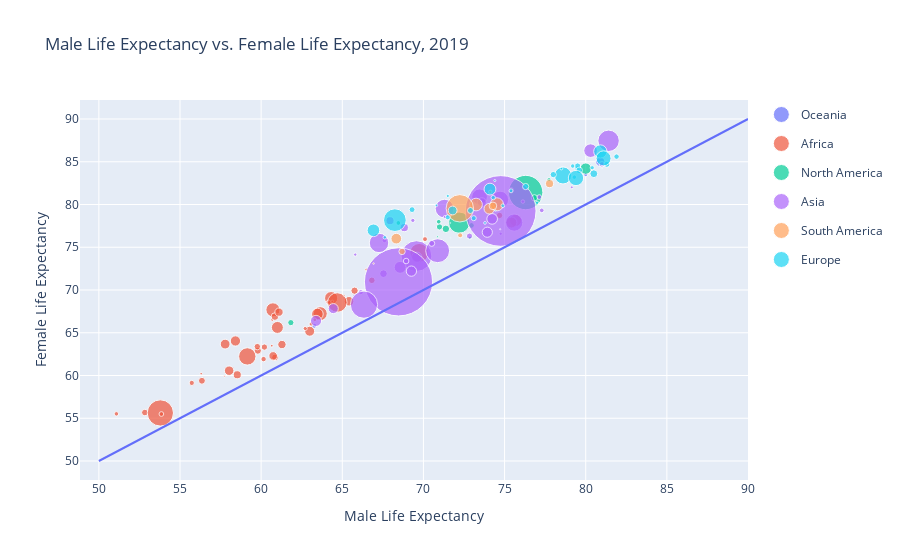

Notebook cell for this chart:
### Code cell
bubble_chart = latest[['name', 'Female Life Expectancy', 'Male Life Expectancy', \
                       'pop_est', 'continent']]
bubble_chart.dropna(inplace = True)

fig1 = px.scatter(bubble_chart, x='Male Life Expectancy', y='Female Life Expectancy',
                size= 'pop_est', color='continent',
                hover_name='name', log_x=True, size_max=50)
df = pd.DataFrame(dict(
    x = [50, 55, 60, 65, 70, 75, 80, 90],
    y = [50, 55, 60, 65, 70, 75, 80, 90]
))
fig2 = px.line(df, x='x', y='y')

layout = go.Layout(
    title="Male Life Expectancy vs. Female Life Expectancy, 2019",
    xaxis=dict(
        title="Male Life Expectancy"
    ),
    yaxis=dict(
        title="Female Life Expectancy"
    ) ) 

fig3 = go.Figure(data=fig1.data + fig2.data, layout=layout)

fig3.show()

### Figure 1 — Plotly figure (JSON) as saved in the notebook; plotly's stock layout.template omitted (floating-point values rounded to 4 significant figures)
{"data": [{"hovertemplate": "<b>%{hovertext}</b><br><br>continent=Oceania<br>Male Life Expectancy=%{x}<br>Female Life Expectancy=%{y}<br>pop_est=%{marker.size}<extra></extra>", "hovertext": ["Fiji", "Papua New Guinea", "New Zealand", "Australia"], "legendgroup": "Oceania", "marker": {"color": "#636efa", "size": [920938, 6909701, 4510327, 23232413], "sizemode": "area", "sizeref": 551700.0, "symbol": "circle"}, "mode": "markers", "name": "Oceania", "orientation": "v", "showlegend": true, "type": "scatter", "x": [65.7, 63.27, 80, 80.9], "xaxis": "x", "y": [69.33, 65.82, 83.5, 85], "yaxis": "y"}, {"hovertemplate": "<b>%{hovertext}</b><br><br>continent=Africa<br>Male Life Expectancy=%{x}<br>Female Life Expectancy=%{y}<br>pop_est=%{marker.size}<extra></extra>", "hovertext": ["Tanzania", "Dem. Rep. Congo", "Somalia", "Kenya", "Sudan", "Chad", "South Africa", "Zimbabwe", "Botswana", "Namibia", "Senegal", "Mali", "Mauritania", "Benin", "Niger", "Nigeria", "Cameroon", "Togo", "Ghana", "Guinea", "Guinea-Bissau", "Liberia", "Sierra Leone", "Burkina Faso", "Central African Rep.", "Congo", "Gabon", "Eq. Guinea", "Zambia", "Malawi", "Mozambique", "Angola", "Burundi", "Madagascar", "Gambia", "Tunisia", "Algeria", "Eritrea", "Morocco", "Egypt", "Libya", "Ethiopia", "Djibouti", "Uganda", "Rwanda", "S. Sudan"], "legendgroup": "Africa", "marker": {"color": "#EF553B", "size": [53950935, 83301151, 7531386, 47615739, 37345935, 12075985, 54841552, 13805084, 2214858, 2484780, 14668522, 17885245, 3758571, 11038805, 19245344, 190632261, 24994885, 7965055, 27499924, 12413867, 1792338, 4689021, 6163195, 20107509, 5625118, 4954674, 1772255, 778358, 15972000, 19196246, 26573706, 29310273, 11466756, 25054161, 2051363, 11403800, 40969443, 5918919, 33986655, 97041072, 6653210, 105350020, 865267, 39570125, 11901484, 13026129], "sizemode": "area", "sizeref": 551700.0, "symbol": "circle"}, "mode": "markers", "name": "Africa", "orientation": "v", "showlegend": true, "type": "scatter", "x": [63.64, 59.15, 55.73, 64.31, 63.47, 52.84, 60.73, 59.8, 66.48, 60.69, 65.76, 58.53, 63.3, 60.2, 61.28, 53.79, 58.03, 60.15, 62.99, 60.85, 56.3, 62.72, 53.85, 60.74, 51.08, 63.08, 64.38, 57.74, 60.85, 61.1, 57.78, 58.42, 59.76, 65.42, 60.66, 74.69, 75.68, 64.15, 75.42, 69.74, 70.1, 64.69, 65.12, 61, 66.82, 56.35], "xaxis": "x", "y": [67.23, 62.23, 59.13, 69.05, 67.19, 55.67, 67.68, 62.9, 72.39, 66.52, 69.92, 60.09, 66.52, 63.32, 63.62, 55.62, 60.56, 61.92, 65.18, 62.12, 60.21, 65.5, 55.49, 62.29, 55.51, 66.02, 68.67, 59.92, 66.89, 67.41, 63.67, 64.04, 63.38, 68.68, 63.48, 78.72, 78.13, 68.56, 77.89, 74.35, 75.95, 68.54, 69.36, 65.62, 71.13, 59.38], "yaxis": "y"}, {"hovertemplate": "<b>%{hovertext}</b><br><br>continent=North America<br>Male Life Expectancy=%{x}<br>Female Life Expectancy=%{y}<br>pop_est=%{marker.size}<extra></extra>", "hovertext": ["Canada", "United States of America", "Haiti", "Dominican Rep.", "Bahamas", "Mexico", "Panama", "Costa Rica", "Nicaragua", "Honduras", "El Salvador", "Guatemala", "Belize", "Jamaica", "Cuba", "Trinidad and Tobago"], "legendgroup": "North America", "marker": {"color": "#00cc96", "size": [35623680, 326625791, 10646714, 10734247, 329988, 124574795, 3753142, 4930258, 6025951, 9038741, 6172011, 15460732, 360346, 2990561, 11147407, 1218208], "sizemode": "area", "sizeref": 551700.0, "symbol": "circle"}, "mode": "markers", "name": "North America", "orientation": "v", "showlegend": true, "type": "scatter", "x": [80, 76.3, 61.83, 70.99, 71.66, 72.2, 75.42, 77.74, 70.94, 72.96, 68.45, 71.38, 71.65, 72.87, 76.84, 70.87], "xaxis": "x", "y": [84.2, 81.4, 66.18, 77.38, 76.08, 77.88, 81.76, 82.89, 77.98, 77.55, 77.84, 77.15, 77.84, 76.12, 80.78, 76.22], "yaxis": "y"}, {"hovertemplate": "<b>%{hovertext}</b><br><br>continent=Asia<br>Male Life Expectancy=%{x}<br>Female Life Expectancy=%{y}<br>pop_est=%{marker.size}<extra></extra>", "hovertext": ["Kazakhstan", "Uzbekistan", "Indonesia", "Timor-Leste", "Israel", "Lebanon", "Jordan", "United Arab Emirates", "Qatar", "Kuwait", "Iraq", "Oman", "Cambodia", "Thailand", "Laos", "Vietnam", "South Korea", "Mongolia", "India", "Bangladesh", "Bhutan", "Nepal", "Pakistan", "Afghanistan", "Tajikistan", "Kyrgyzstan", "Iran", "Syria", "Armenia", "Turkey", "Sri Lanka", "China", "Azerbaijan", "Georgia", "Philippines", "Malaysia", "Brunei", "Japan", "Yemen", "Saudi Arabia", "Cyprus"], "legendgroup": "Asia", "marker": {"color": "#ab63fa", "size": [18556698, 29748859, 260580739, 1291358, 8299706, 6229794, 10248069, 6072475, 2314307, 2875422, 39192111, 3424386, 16204486, 68414135, 7126706, 96160163, 51181299, 3068243, 1281935911, 157826578, 758288, 29384297, 204924861, 34124811, 8468555, 5789122, 82021564, 18028549, 3045191, 80845215, 22409381, 1379302771, 9961396, 4926330, 104256076, 31381992, 443593, 126451398, 28036829, 28571770, 1221549], "sizemode": "area", "sizeref": 551700.0, "symbol": "circle"}, "mode": "markers", "name": "Asia", "orientation": "v", "showlegend": true, "type": "scatter", "x": [68.82, 69.59, 69.57, 67.49, 81, 77.14, 72.84, 77.29, 79.14, 74.76, 68.56, 76.13, 67.54, 73.46, 66.14, 71.3, 80.3, 65.8, 68.46, 70.88, 71.41, 69.26, 66.34, 63.38, 68.94, 67.6, 75.59, 67.94, 71.33, 74.72, 73.6, 74.76, 70.51, 69.35, 67.26, 74.23, 74.73, 81.41, 64.44, 73.94, 78.92], "xaxis": "x", "y": [77.3, 73.83, 73.97, 71.64, 84.7, 80.87, 76.31, 79.31, 82.01, 76.58, 72.65, 80.34, 71.91, 80.9, 69.75, 79.52, 86.3, 74.14, 70.95, 74.59, 72.18, 72.21, 68.29, 66.39, 73.39, 75.8, 77.89, 78.1, 78.52, 80.56, 80.26, 79.24, 75.45, 78.14, 75.5, 78.32, 77.11, 87.45, 67.83, 76.76, 83.03], "yaxis": "y"}, {"hovertemplate": "<b>%{hovertext}</b><br><br>continent=South America<br>Male Life Expectancy=%{x}<br>Female Life Expectancy=%{y}<br>pop_est=%{marker.size}<extra></extra>", "hovertext": ["Argentina", "Chile", "Uruguay", "Brazil", "Bolivia", "Peru", "Colombia", "Venezuela", "Guyana", "Suriname", "Ecuador", "Paraguay"], "legendgroup": "South America", "marker": {"color": "#FFA15A", "size": [44293293, 17789267, 3360148, 207353391, 11138234, 31036656, 47698524, 31304016, 737718, 591919, 16290913, 6943739], "sizemode": "area", "sizeref": 551700.0, "symbol": "circle"}, "mode": "markers", "name": "South America", "orientation": "v", "showlegend": true, "type": "scatter", "x": [73.24, 77.77, 74.12, 72.24, 68.68, 74.06, 74.53, 68.33, 66.93, 68.47, 74.28, 72.26], "xaxis": "x", "y": [80.0, 82.44, 81.48, 79.56, 74.51, 79.51, 80.02, 76.0, 73.09, 75.06, 79.84, 76.4], "yaxis": "y"}, {"hovertemplate": "<b>%{hovertext}</b><br><br>continent=Europe<br>Male Life Expectancy=%{x}<br>Female Life Expectancy=%{y}<br>pop_est=%{marker.size}<extra></extra>", "hovertext": ["Russia", "Sweden", "Belarus", "Ukraine", "Poland", "Austria", "Hungary", "Moldova", "Romania", "Lithuania", "Latvia", "Estonia", "Germany", "Bulgaria", "Greece", "Albania", "Croatia", "Switzerland", "Luxembourg", "Belgium", "Netherlands", "Portugal", "Spain", "Ireland", "Italy", "Denmark", "United Kingdom", "Iceland", "Slovenia", "Finland", "Slovakia", "Czechia", "Bosnia and Herz.", "Macedonia", "Serbia", "Montenegro"], "legendgroup": "Europe", "marker": {"color": "#19d3f3", "size": [142257519, 9960487, 9549747, 44033874, 38476269, 8754413, 9850845, 3474121, 21529967, 2823859, 1944643, 1251581, 80594017, 7101510, 10768477, 3047987, 4292095, 8236303, 594130, 11491346, 17084719, 10839514, 48958159, 5011102, 62137802, 5605948, 64769452, 339747, 1972126, 5491218, 5445829, 10674723, 3856181, 2103721, 7111024, 642550], "sizemode": "area", "sizeref": 551700.0, "symbol": "circle"}, "mode": "markers", "name": "Europe", "orientation": "v", "showlegend": true, "type": "scatter", "x": [68.24, 81.3, 69.3, 66.92, 74.1, 79.5, 72.9, 67.62, 71.8, 71.5, 70.8, 74.4, 78.6, 71.5, 79.5, 77.0, 75.4, 81.9, 80.3, 79.6, 80.5, 78, 80.9, 80.4, 81.1, 79.3, 79.4, 81, 78.5, 79.2, 74.3, 76.3, 74.89, 73.79, 73.1, 74.44], "xaxis": "x", "y": [78.17, 84.7, 79.4, 76.98, 81.8, 84.2, 79.3, 76.16, 79.3, 81, 79.9, 82.8, 83.4, 78.5, 84.5, 80.2, 81.6, 85.6, 84.7, 84, 83.6, 83.5, 86.2, 84.3, 85.4, 83.2, 83.1, 84.2, 84.2, 84.5, 80.8, 82.1, 79.86, 77.85, 78.4, 79.3], "yaxis": "y"}, {"hovertemplate": "x=%{x}<br>y=%{y}<extra></extra>", "legendgroup": "", "line": {"color": "#636efa", "dash": "solid"}, "marker": {"symbol": "circle"}, "mode": "lines", "name": "", "orientation": "v", "showlegend": false, "type": "scatter", "x": [50, 55, 60, 65, 70, 75, 80, 90], "xaxis": "x", "y": [50, 55, 60, 65, 70, 75, 80, 90], "yaxis": "y"}], "layout": {"title": {"text": "Male Life Expectancy vs. Female Life Expectancy, 2019"}, "xaxis": {"title": {"text": "Male Life Expectancy"}}, "yaxis": {"title": {"text": "Female Life Expectancy"}}}}
